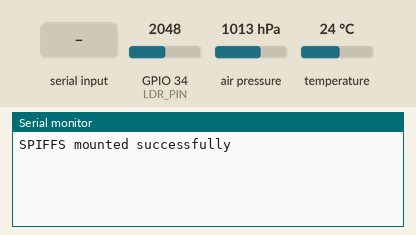
Recording of a program running on a simulated ESP32. Parts: the last lines printed to the serial monitor. The inputs (shaded band) are chosen by the test bench; at power-on: air pressure 1013 hPa, temperature 24 °C, GPIO 34 (LDR_PIN) = 2048. Storage starts empty.

Above: at 1.2 s.
1.3 s: "r\n" received over Serial
At 2.0 s:
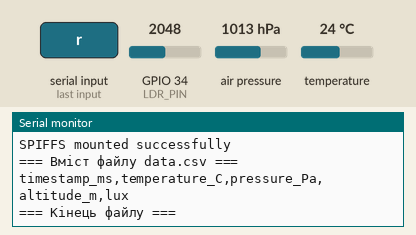
2.8 s: air pressure set to 952 hPa
At 7.3 s:
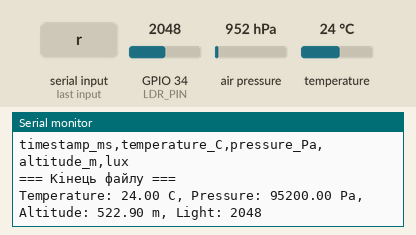
12.2 s: temperature set to 12 °C
At 13.1 s:
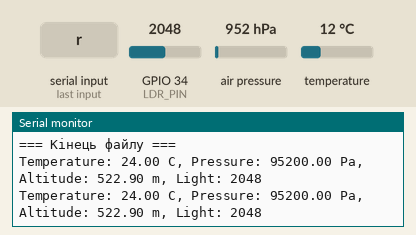
13.7 s: "r\n" received over Serial
At 14.1 s:
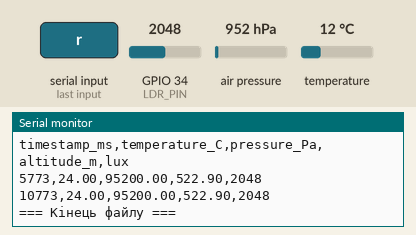
15.2 s: GPIO 34 (LDR_PIN) set to 2866
At 16.1 s:
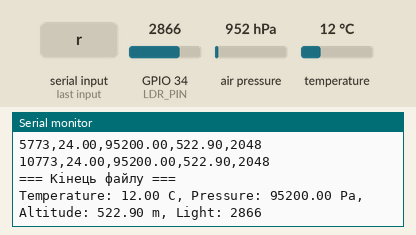

Measured:
- after the input at 1.3 s, the serial monitor: prints a new line at once (image 1)
- after the input at 2.8 s, the serial monitor: prints a new line after 3.0 s (image 2)
- after the input at 13.7 s, the serial monitor: prints a new line at once (image 4)
- after the input at 15.2 s, the serial monitor: prints a new line after 0.57 s (image 5)

The program:

main.cpp
```cpp
#include <Arduino.h>
#include <OneWire.h>
#include <DallasTemperature.h>
#include <Wire.h>
#include <Adafruit_BMP280.h>
#include "SPIFFS.h"

// ======== Налаштування пінів ========
#define ONE_WIRE_BUS 32 // DS18B20
#define LDR_PIN 34      // Фоторезистор (аналоговий)

// ======== Ініціалізація сенсорів ========
OneWire oneWire(ONE_WIRE_BUS);
DallasTemperature sensors(&oneWire);
Adafruit_BMP280 bmp; // I2C: SDA=21, SCL=22

// ======== Таймер ========
unsigned long previousMillis = 0;
const long interval = 5000; // 5 секунд

// ======== Функція для запису даних ========
void saveData(float temp, float pressure, float altitude, int lux)
{
  File file = SPIFFS.open("/data.csv", FILE_APPEND);
  if (!file)
  {
    Serial.println("Failed to open file for writing");
    return;
  }
  String dataString = String(millis()) + "," + String(temp, 2) + "," + String(pressure, 2) + "," + String(altitude, 2) + "," + String(lux) + "\n";
  file.print(dataString);
  file.close();
}

void readData()
{
  // Перевіряємо, чи файл існує
  if (!SPIFFS.exists("/data.csv"))
  {
    Serial.println("Файл не знайдено");
    return;
  }

  // Відкриваємо файл для читання
  File file = SPIFFS.open("/data.csv", FILE_READ);
  if (!file)
  {
    Serial.println("Не вдалося відкрити файл для читання");
    return;
  }

  Serial.println("=== Вміст файлу data.csv ===");

  // Читаємо файл рядок за рядком
  while (file.available())
  {
    String line = file.readStringUntil('\n'); // зчитуємо до кінця рядка
    Serial.println(line);                     // виводимо у Serial
  }

  file.close();
  Serial.println("=== Кінець файлу ===");
}

void setup()
{
  Serial.begin(115200);

  // ======== SPIFFS ========
  if (!SPIFFS.begin(true))
  {
    Serial.println("An error has occurred while mounting SPIFFS");
    return;
  }
  Serial.println("SPIFFS mounted successfully");

  // ======== DS18B20 ========
  sensors.begin();

  // ======== BMP280 ========
  if (!bmp.begin(0x76))
  { // Адрес BMP280: 0x76 або 0x77
    Serial.println("Could not find BMP280 sensor!");
    while (1)
      ;
  }

  // ======== CSV заголовок (якщо файл пустий) ========
  if (!SPIFFS.exists("/data.csv"))
  {
    File file = SPIFFS.open("/data.csv", FILE_WRITE);
    file.println("timestamp_ms,temperature_C,pressure_Pa,altitude_m,lux");
    file.close();
  }
}

void loop()
{
  unsigned long currentMillis = millis();
  if (currentMillis - previousMillis >= interval)
  {
    previousMillis = currentMillis;

    // ======== Збір даних ========
    sensors.requestTemperatures();
    float temperature = sensors.getTempCByIndex(0);

    float pressure = bmp.readPressure();        // Па
    float altitude = bmp.readAltitude(1013.25); // м (за стандартним атмосферним тиском)

    int lux = analogRead(LDR_PIN); // 0-4095 (ESP32 ADC 12 біт)

    // ======== Вивід у Serial ========
    Serial.print("Temperature: ");
    Serial.print(temperature);
    Serial.print(" C, ");
    Serial.print("Pressure: ");
    Serial.print(pressure);
    Serial.print(" Pa, ");
    Serial.print("Altitude: ");
    Serial.print(altitude);
    Serial.print(" m, ");
    Serial.print("Light: ");
    Serial.println(lux);

    // ======== Запис у SPIFFS ========
    saveData(temperature, pressure, altitude, lux);
  }
  if (Serial.available())
  {
    char c = Serial.read();
    if (c == 'r') // якщо ввели 'r'
      readData();
  }
}
```
